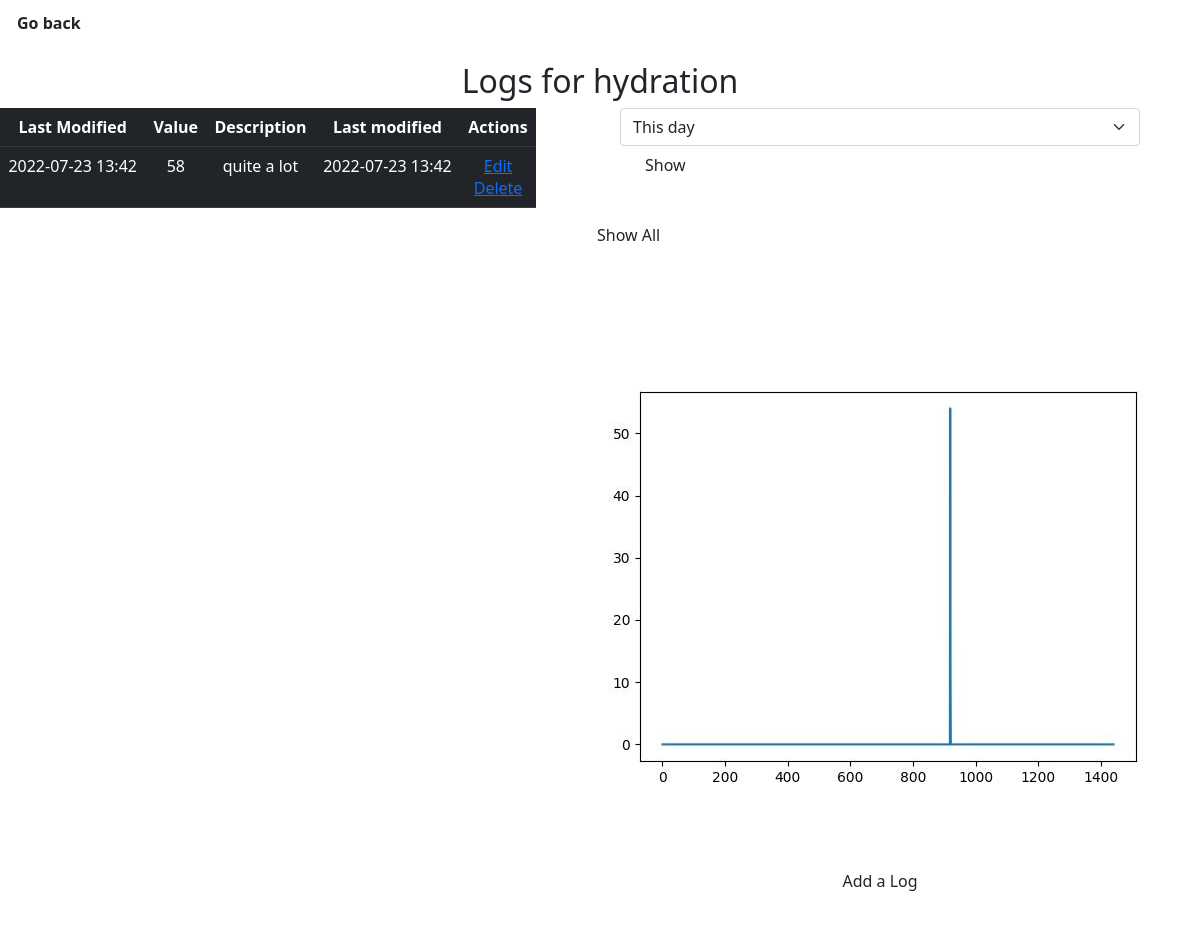
/dummy/hydration/logs, run on the app's committed database.
### application/models.py (models this page shows)
class Logs(db.Model):
    __tablename__ = 'Logs'
    LogID = db.Column(db.Integer, autoincrement= True, primary_key=True)
    UserName = db.Column(db.String, nullable=False)
    Tracker_name = db.Column(db.String, nullable=False)
    Date_created = db.Column(db.String, nullable=False)
    Last_modified = db.Column(db.String, nullable=False)
    Value = db.Column(db.Integer, nullable = False)
    Description = db.Column(db.String, nullable = True)

### application/controllers.py (the view, shortened to what this page needs)
@app.route('/<string:UserName>/<string:Tracker_name>/logs', methods=['GET', 'POST'])
def logs_page(UserName, Tracker_name):
    if request.method == 'GET':
        logs_queried = Logs.query.filter(Logs.UserName == UserName).filter(Logs.Tracker_name == Tracker_name).all()
        logs_list = []
        for i in logs_queried:
            log_dic = i.__dict__
            log_dic['Last_modified'] = log_dic['Last_modified'][:16]
            log_dic['Date_created'] = log_dic['Date_created'][:16]
            logs_list.append([log_dic['Date_created'], log_dic['Value'], log_dic['Description'], log_dic['Last_modified'], log_dic['LogID']])
        return render_template('logs.html', logs_list= logs_list, name = UserName, tracker_name = Tracker_name)

### application/controllers.py (called while the page is built)
@app.context_processor
def override_url_for():
    return dict(url_for=dated_url_for)

def dated_url_for(endpoint, **values):
    if endpoint == 'static':
        filename = values.get('filename', None)
        if filename:
            file_path = os.path.join(app.root_path,
                                     endpoint, filename)
            values['q'] = int(os.stat(file_path).st_mtime)
    return url_for(endpoint, **values)

### templates/logs.html (shortened to what this page needs)
<DOCTYPE! html>
<html>
<head>
    <link href="/static/css/main.min.css" rel="stylesheet" >
</head>
<body>
    <nav class="navbar navbar-expand-lg p-1">
        <form action="/{{name}}/trackers" method="GET" class="navbar-form">
            <input type="submit" value="Go back" class="btn fw-bold text-decoration-none"/>
        </form>
    </nav>
    <h2 class="text-center">Logs for {{tracker_name}}</h2>
    <div class="row">
        <div class="col">
    <table class="table table-dark text-center py-5">
        <tr>
            <th>Last Modified</th>
            <th>Value</th>
            <th>Description</th>
            <th>Last modified</th>
            <th>Actions</th>
        </tr>
        {%for i in logs_list%}
        <tr>
            {% for j in i[:-1] %}
            <td>{{j}}</td>
            {% endfor %}
            <td>
                <a href="/{{name}}/{{tracker_name}}/logs/{{i[4]}}/edit">Edit</a> <br>
                <a href="/{{name}}/{{tracker_name}}/logs/{{i[4]}}/delete">Delete</a>
            </td>
        </tr>
        {%endfor%}
    </table>
</div>
<div class="col">
    <div class="container">
        <form action="/{{name}}/{{tracker_name}}/logs" method="POST" id="time_period" class="container px-5">
            <div class="row">
                <select name="period" id="period" class="form-select col">
                    <option value=0>This day</option>
                </select>
            </div>
            <div class="col">
                <input type="submit" value = "Show" class="btn btn mb-3 text-center">
            </div>
        </form>
        <form action="/{{name}}/{{tracker_name}}/logs" class="mb-3 text-center col-1">
            <input type="submit" value="Show All" class="btn btn mb-3 text-center"/>
        </form>
    </div>
    <div class="py-5">
        <img src="{{ url_for('static', filename='trendline.jpg') }}" class="img-responsive" />
    </div>
    <form action="/{{name}}/{{tracker_name}}/logs/add" class="mb-3 text-center">
        <input type="submit" value="Add a Log" class="btn btn mb-3 text-center"/>
    </form>
</div>
</body>

### data on the page
Logs: Tracker_name "hydration", 1 "2022-07-23 13:42" "58" "2022-07-23 13:42", Description "quite a lot"
